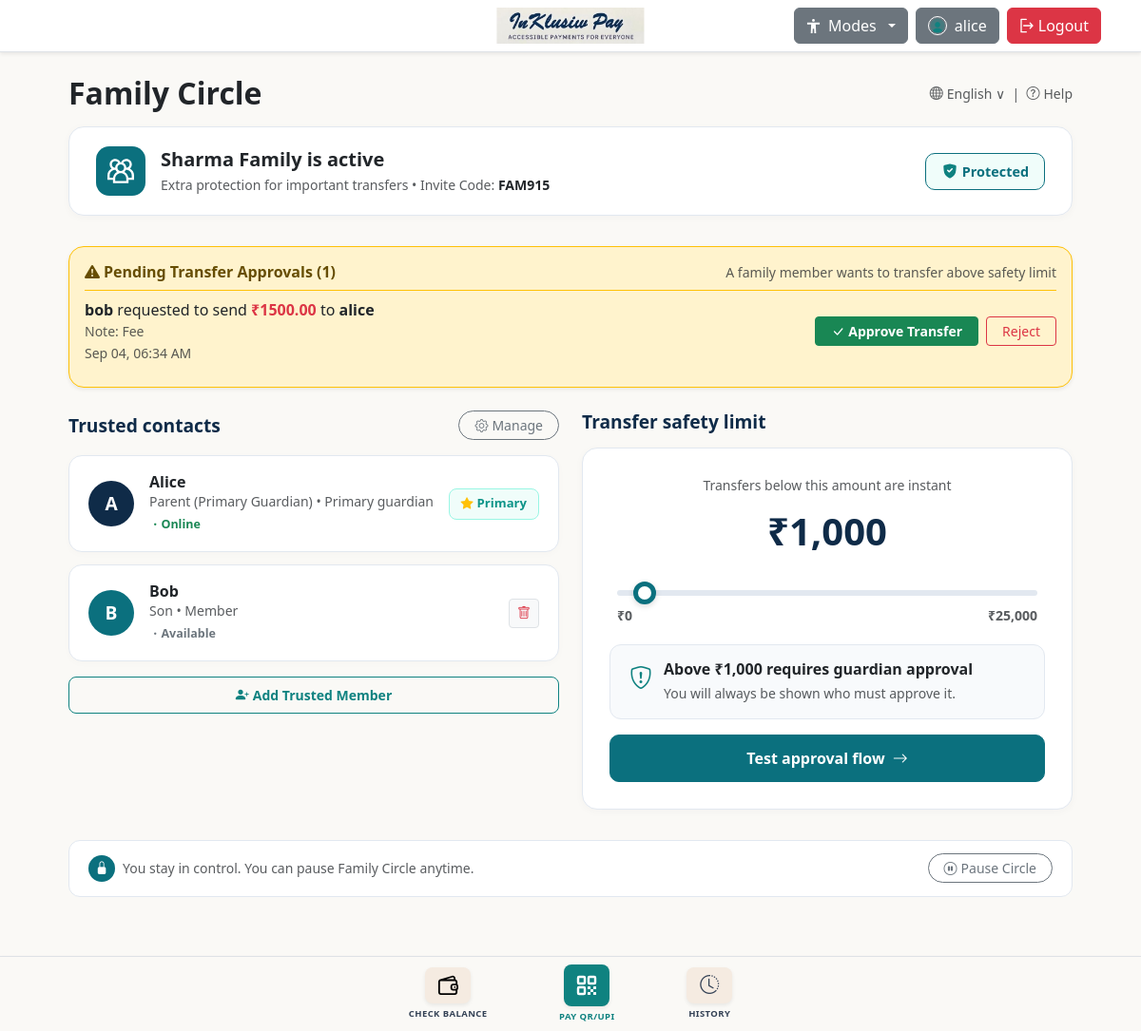
The app's page /family (signed in), older data.
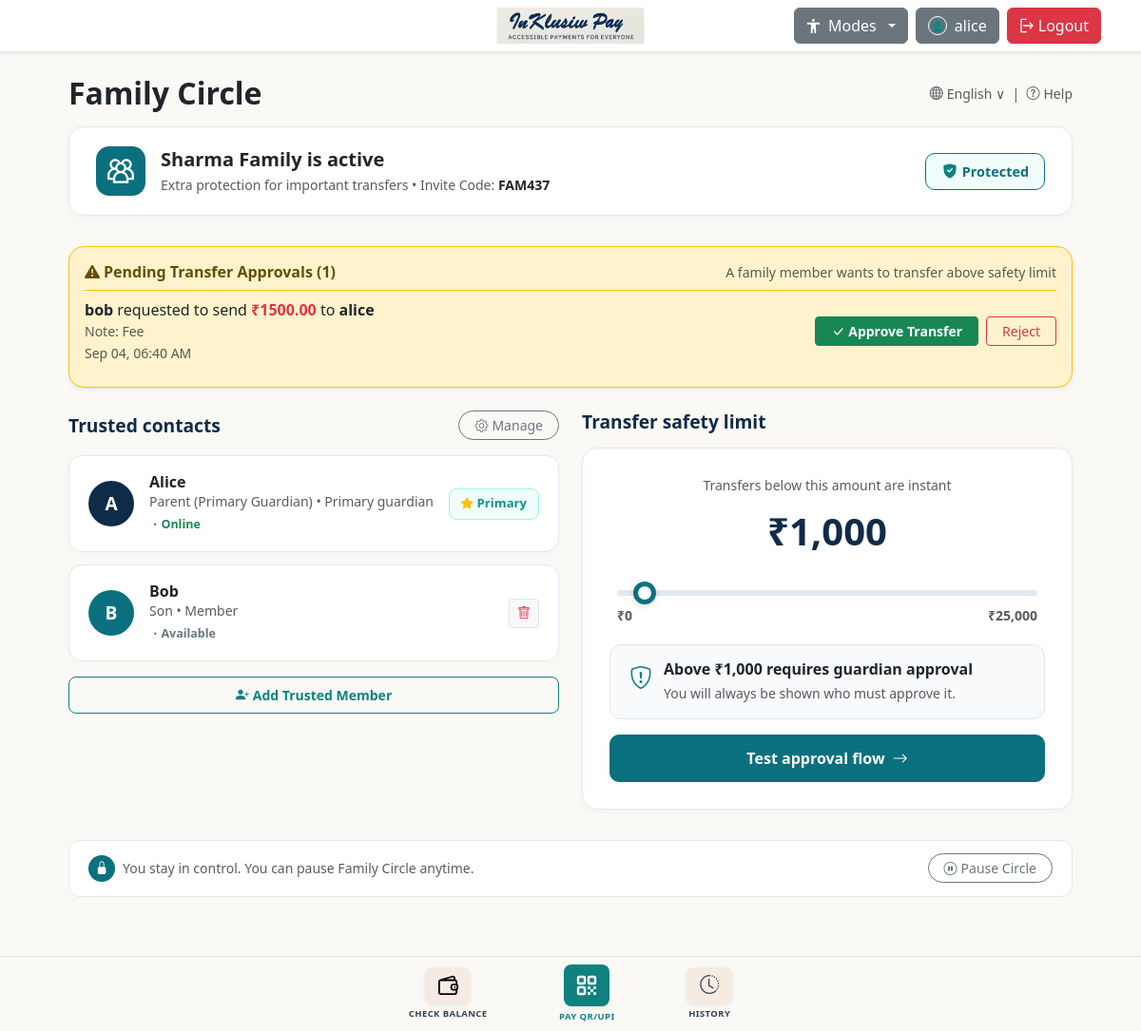
The same page, newer data.
### upiapp/models.py (models this page shows, shortened)
class Base(DeclarativeBase):
    pass

class FamilyCircle(Base):
    __tablename__ = "family_circles"
    id: Mapped[int] = mapped_column(Integer, primary_key=True, autoincrement=True)
    name: Mapped[str] = mapped_column(String(100), nullable=False)
    admin_id: Mapped[int] = mapped_column(ForeignKey("users.id"), nullable=False)
    daily_limit: Mapped[float] = mapped_column(Float, default=5000.0, nullable=False)
    is_active: Mapped[bool] = mapped_column(Boolean, default=True, nullable=False)
    invite_code: Mapped[str] = mapped_column(String(12), unique=True, nullable=False)
    created_at: Mapped[datetime] = mapped_column(
        DateTime,
        nullable=False,
        default=lambda: datetime.now(timezone.utc),
    )
    admin: Mapped["User"] = relationship(foreign_keys=[admin_id])
    members: Mapped[list["FamilyMember"]] = relationship(
        back_populates="family",
        cascade="all, delete-orphan",
    )
    requests: Mapped[list["FamilyTransferRequest"]] = relationship(
        back_populates="family",
        cascade="all, delete-orphan",
    )

class FamilyTransferRequest(Base):
    __tablename__ = "family_transfer_requests"
    id: Mapped[int] = mapped_column(Integer, primary_key=True, autoincrement=True)
    family_id: Mapped[int] = mapped_column(ForeignKey("family_circles.id"), nullable=False)
    requester_id: Mapped[int] = mapped_column(ForeignKey("users.id"), nullable=False)
    recipient: Mapped[str] = mapped_column(String(80), nullable=False)
    amount: Mapped[float] = mapped_column(Float, nullable=False)
    note: Mapped[str | None] = mapped_column(String(255), nullable=True)
    status: Mapped[str] = mapped_column(String(20), default="PENDING", nullable=False)  # PENDING, APPROVED, REJECTED
    created_at: Mapped[datetime] = mapped_column(
        DateTime,
        nullable=False,
        default=lambda: datetime.now(timezone.utc),
    )
    family: Mapped["FamilyCircle"] = relationship(back_populates="requests")
    requester: Mapped["User"] = relationship(foreign_keys=[requester_id])

class User(Base, UserMixin):
    __tablename__ = "users"
    id: Mapped[int] = mapped_column(Integer, primary_key=True, autoincrement=True)
    username: Mapped[str] = mapped_column(String(80), unique=True, nullable=False)
    email: Mapped[str] = mapped_column(String(255), unique=True, nullable=False)
    password_hash: Mapped[str | None] = mapped_column(String(255), nullable=True)
    wallet: Mapped[float] = mapped_column(Float, default=100.0, nullable=False)
    qr_image: Mapped[str | None] = mapped_column(String(255), nullable=True)
    profile_image: Mapped[str | None] = mapped_column(String(255), nullable=True)
    transaction_pin_hash: Mapped[str | None] = mapped_column(String(255), nullable=True)
    created: Mapped[datetime] = mapped_column(
        DateTime,
        nullable=False,
        default=lambda: datetime.now(timezone.utc),
    )
    sent_transactions: Mapped[list["Transaction"]] = relationship(
        foreign_keys="[Transaction.sender_id]",
        back_populates="sender",
        cascade="all, delete-orphan",
    )
    received_transactions: Mapped[list["Transaction"]] = relationship(
        foreign_keys="[Transaction.receiver_id]",
        back_populates="receiver",
        cascade="all, delete-orphan",
    )
    family_memberships: Mapped[list["FamilyMember"]] = relationship(
        back_populates="user",
        cascade="all, delete-orphan",
    )
    favorite_contacts: Mapped[list["FavoriteContact"]] = relationship(
        "FavoriteContact",
        foreign_keys="FavoriteContact.user_id",
        back_populates="user",
        cascade="all, delete-orphan",
    )

### upiapp/routes.py (the view, shortened to what this page needs)
@app.route("/family")
@login_required
def family_circle():
    with Session() as session:
        membership = session.query(FamilyMember).filter_by(user_id=current_user.id).first()
        if not membership or not membership.family:
            return render_template("family_intro.html", title="Set up your Family Circle")
        family = membership.family
        members = session.query(FamilyMember).filter_by(family_id=family.id).all()
        is_admin = (family.admin_id == current_user.id or membership.role in ["ADMIN", "PRIMARY_GUARDIAN"])
        if is_admin:
            pending_requests = (
                session.query(FamilyTransferRequest)
                .filter_by(family_id=family.id, status="PENDING")
                .order_by(desc(FamilyTransferRequest.created_at))
                .all()
            )
        return render_template(
            "family_dashboard.html",
            title=f"{family.name} - Family Circle",
            family=family,
            members=members,
            is_admin=is_admin,
            pending_requests=pending_requests,
        )

### upiapp/__init__.py (called while the page is built)
@login_manager.user_loader
def load_user(user_id):
    with Session() as session:
        user = session.get(User, int(user_id))
        if user is not None:
            session.expunge(user)
        return user

### upiapp/templates/family_dashboard.html (shortened to what the changed rows need)
{% extends "base.html" %}
{% block content %}
<div class="container family-dash-container">
    <div class="d-flex justify-content-between align-items-center mb-3">
        <h2 class="fw-bold text-dark mb-0">Family Circle</h2>
    </div>
    <div class="family-active-banner">
        <div class="d-flex align-items-center gap-3">
            <div>
                <h5 class="fw-bold text-dark mb-1">
                    {{ family.name }} is active
                </h5>
                <p class="text-muted small mb-0">Extra protection for important transfers • Invite Code: <strong class="text-dark">{{ family.invite_code }}</strong></p>
            </div>
        </div>
    </div>
    {% if pending_requests %}
    <div class="card border-warning bg-warning-subtle rounded-4 p-3 mb-4 shadow-sm">
        <div class="list-group list-group-flush">
            {% for req in pending_requests %}
            <div class="list-group-item bg-transparent px-0 py-2 d-flex flex-wrap justify-content-between align-items-center gap-2">
                <div>
                    <strong>{{ req.requester.username }}</strong> requested to send <strong class="text-danger">₹{{ "%.2f"|format(req.amount) }}</strong> to <strong>{{ req.recipient }}</strong>
                    {% if req.note %}<span class="text-muted small d-block">Note: {{ req.note }}</span>{% endif %}
                    <small class="text-muted">{{ req.created_at.strftime('%b %d, %I:%M %p') }}</small>
                </div>
                {% if is_admin %}
                <div class="d-flex gap-2">
                    <form method="POST" action="{{ url_for('approve_transfer', request_id=req.id) }}" class="d-inline">
                        <button type="submit" class="btn btn-sm btn-success px-3 fw-semibold">
                            <i class="bi bi-check-lg me-1"></i>Approve Transfer
                        </button>
                    </form>
                    <form method="POST" action="{{ url_for('reject_transfer', request_id=req.id) }}" class="d-inline">
                        <button type="submit" class="btn btn-sm btn-outline-danger px-3">Reject</button>
                    </form>
                </div>
                {% else %}
                <span class="badge bg-secondary">Awaiting Guardian Review</span>
                {% endif %}
            </div>
            {% endfor %}
        </div>
    </div>
    {% endif %}
    <div class="row g-4">
        <div class="col-lg-6">
            <div class="limit-card">
                <p class="text-muted small text-center mb-1">Transfers below this amount are instant</p>
                <div class="limit-display-amount" id="limitDisplay">₹{{ "{:,.0f}".format(family.daily_limit) }}</div>
                <div class="px-2">
                    <input type="range" class="custom-slider-range" id="limitSlider" min="0" max="25000" step="500" value="{{ family.daily_limit|int }}" {% if not is_admin %}disabled{% endif %}>
                    <div class="d-flex justify-content-between text-muted small fw-semibold mt-1">
                        <span>₹0</span>
                        <span>₹25,000</span>
                    </div>
                </div>
                <div class="limit-alert-box">
                    <div class="text-teal fs-4">
                    </div>
                    <div>
                        <h6 class="fw-bold text-dark mb-1" id="limitBoxTitle">Above ₹{{ "{:,.0f}".format(family.daily_limit) }} requires guardian approval</h6>
                        <p class="text-muted small mb-0">You will always be shown who must approve it.</p>
                    </div>
                </div>
                <a href="{{ url_for('pay') }}" class="btn-test-approval">
                    <span>Test approval flow</span>
                    <i class="bi bi-arrow-right"></i>
                </a>
            </div>
        </div>
    </div>
</div>
{% endblock %}

Row changes from the older to the newer data that the page shows:
changed FamilyCircle "Sharma Family": invite_code "FAM915" → "FAM437"
changed FamilyTransferRequest "alice": created_at "Sep 04, 06:34 AM" → "Sep 04, 06:40 AM"
